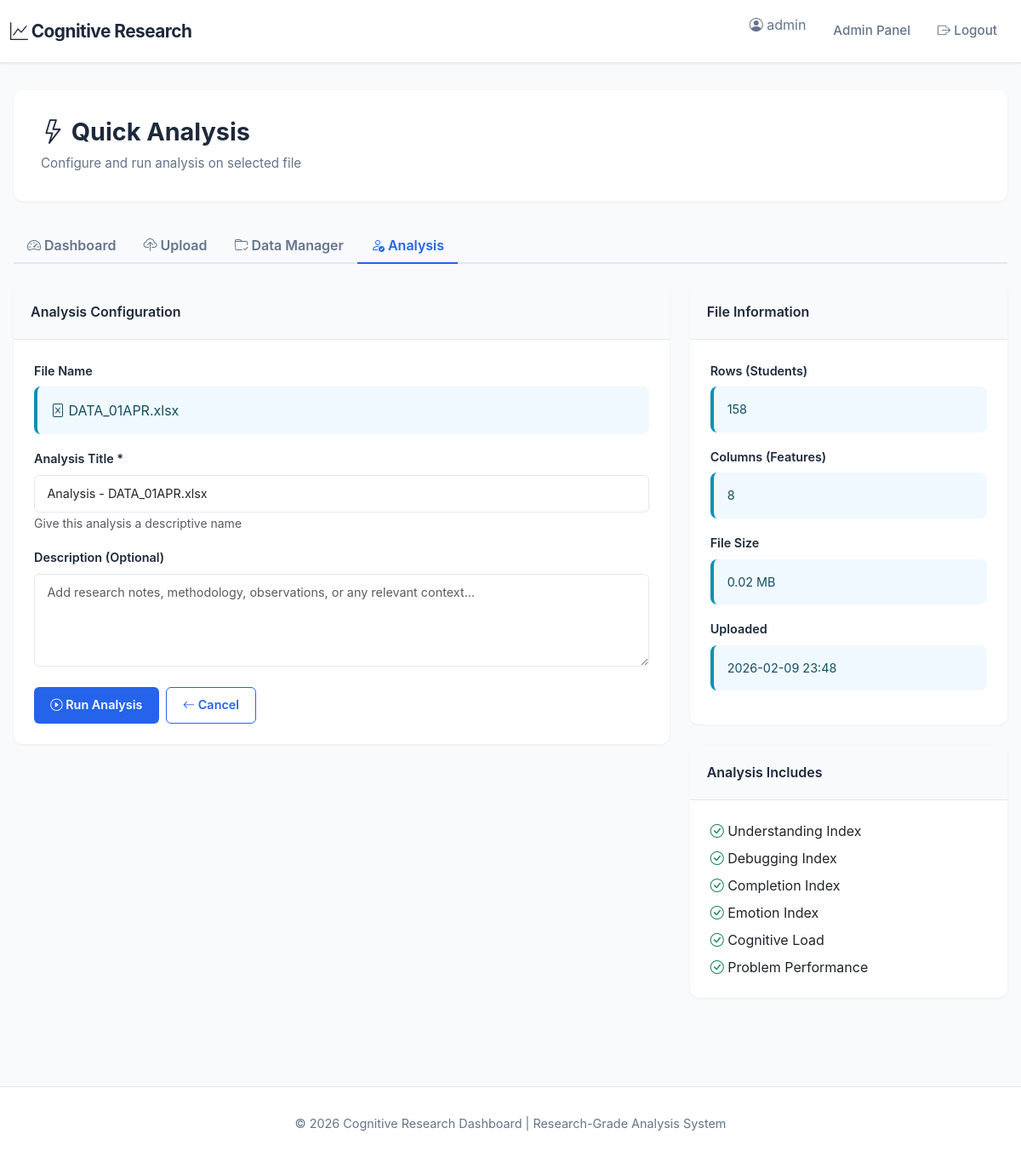
The page /admin/quick-analyze/4 (signed in) on the database its author committed.
### app.py (models this page shows)
class DataFile(db.Model):
    __tablename__ = 'data_files'
    id = db.Column(db.Integer, primary_key=True)
    filename = db.Column(db.String(200), unique=True, nullable=False)
    original_name = db.Column(db.String(200), nullable=False)
    file_path = db.Column(db.String(300), nullable=False)
    uploaded_by = db.Column(db.String(80), nullable=False)
    file_size = db.Column(db.Integer)
    uploaded_at = db.Column(db.DateTime, default=datetime.utcnow)
    is_active = db.Column(db.Boolean, default=True)
    description = db.Column(db.Text)
    rows_count = db.Column(db.Integer)
    columns_count = db.Column(db.Integer)

### app.py (the view, shortened to what this page needs)
@app.route('/admin/quick-analyze/<int:file_id>', methods=['GET', 'POST'])
def admin_quick_analyze(file_id):
    if 'user_id' not in session or session.get('user_type') != 'admin':
        return redirect(url_for('login'))
    data_file = DataFile.query.get(file_id)
    if not data_file:
        flash('File not found', 'danger')
        return redirect(url_for('admin_dashboard'))
    return render_template('admin/quick_analyze.html', file=data_file)

### templates/admin/quick_analyze.html (shortened to what this page needs)
{% extends "base.html" %}
{% block content %}
<div style="margin-bottom: 2rem;">
    <div class="page-header">
        <h1><i class="bi bi-lightning"></i> Quick Analysis</h1>
        <p>Configure and run analysis on selected file</p>
    </div>
</div>
<ul class="nav nav-tabs mb-4">
    <li class="nav-item">
        <a class="nav-link" href="/admin/dashboard">
            <i class="bi bi-speedometer2"></i> Dashboard
        </a>
    </li>
    <li class="nav-item">
        <a class="nav-link" href="/admin/upload">
            <i class="bi bi-cloud-upload"></i> Upload
        </a>
    </li>
    <li class="nav-item">
        <a class="nav-link" href="/admin/data-manager">
            <i class="bi bi-folder-check"></i> Data Manager
        </a>
    </li>
    <li class="nav-item">
        <a class="nav-link active" href="/admin/single-analysis">
            <i class="bi bi-person-check"></i> Analysis
        </a>
    </li>
</ul>
<div class="row">
    <div class="col-lg-8">
        <div class="card">
            <div class="card-header">Analysis Configuration</div>
            <div class="card-body">
                <form method="POST">
                    <div class="form-group mb-3">
                        <label class="form-label">File Name</label>
                        <div class="alert alert-info mb-0">
                            <i class="bi bi-file-excel"></i> {{ file.original_name }}
                        </div>
                    </div>
                    <div class="form-group mb-3">
                        <label class="form-label">Analysis Title *</label>
                        <input type="text" class="form-control" name="title"
                               value="Analysis - {{ file.original_name }}" required>
                        <small class="text-muted">Give this analysis a descriptive name</small>
                    </div>
                    <div class="form-group mb-4">
                        <label class="form-label">Description (Optional)</label>
                        <textarea class="form-control" name="description" rows="4"
                                  placeholder="Add research notes, methodology, observations, or any relevant context..."></textarea>
                    </div>
                    <div class="d-flex gap-2">
                        <button type="submit" class="btn btn-primary btn-lg">
                            <i class="bi bi-play-circle"></i> Run Analysis
                        </button>
                        <a href="/admin/data-manager" class="btn btn-outline-primary btn-lg">
                            <i class="bi bi-arrow-left"></i> Cancel
                        </a>
                    </div>
                </form>
            </div>
        </div>
    </div>
    <div class="col-lg-4">
        <div class="card">
            <div class="card-header">File Information</div>
            <div class="card-body">
                <div class="mb-3">
                    <label class="form-label">Rows (Students)</label>
                    <div class="alert alert-info mb-0" style="font-size: 0.9rem;">{{ file.rows_count }}</div>
                </div>
                <div class="mb-3">
                    <label class="form-label">Columns (Features)</label>
                    <div class="alert alert-info mb-0" style="font-size: 0.9rem;">{{ file.columns_count }}</div>
                </div>
                <div class="mb-3">
                    <label class="form-label">File Size</label>
                    <div class="alert alert-info mb-0" style="font-size: 0.9rem;">{{ "%.2f"|format(file.file_size / 1024 / 1024) }} MB</div>
                </div>
                <div class="mb-3">
                    <label class="form-label">Uploaded</label>
                    <div class="alert alert-info mb-0" style="font-size: 0.9rem;">{{ file.uploaded_at.strftime('%Y-%m-%d %H:%M') }}</div>
                </div>
            </div>
        </div>
        <div class="card mt-3">
            <div class="card-header">Analysis Includes</div>
            <div class="card-body">
                <ul style="list-style: none; padding: 0; margin: 0;">
                    <li class="mb-2"><i class="bi bi-check-circle text-success"></i> Understanding Index</li>
                    <li class="mb-2"><i class="bi bi-check-circle text-success"></i> Debugging Index</li>
                    <li class="mb-2"><i class="bi bi-check-circle text-success"></i> Completion Index</li>
                    <li class="mb-2"><i class="bi bi-check-circle text-success"></i> Emotion Index</li>
                    <li class="mb-2"><i class="bi bi-check-circle text-success"></i> Cognitive Load</li>
                    <li><i class="bi bi-check-circle text-success"></i> Problem Performance</li>
                </ul>
            </div>
        </div>
    </div>
</div>
{% endblock %}

### templates/base.html (shortened to what this page needs)
<!DOCTYPE html>
<html lang="en">
<head>
    <link href="https://cdn.jsdelivr.net/npm/bootstrap@5.3.0/dist/css/bootstrap.min.css" rel="stylesheet">
    <link href="https://cdn.jsdelivr.net/npm/bootstrap-icons@1.11.0/font/bootstrap-icons.css" rel="stylesheet">
    <link href="https://cdn.jsdelivr.net/npm/chartjs-chart-box@1.1.1/dist/chartjs-chart-box.min.css" rel="stylesheet">
    <link href="https://cdn.datatables.net/1.13.7/css/dataTables.bootstrap5.min.css" rel="stylesheet">
    <link href="https://cdn.datatables.net/buttons/2.4.2/css/buttons.bootstrap5.min.css" rel="stylesheet">
</head>
<body>
    <nav class="navbar navbar-expand-lg">
        <div class="container-fluid">
            <a class="navbar-brand" href="/">
                <i class="bi bi-graph-up"></i> Cognitive Research
            </a>
            <div class="collapse navbar-collapse" id="navbarNav">
                <ul class="navbar-nav ms-auto">
                    {% if session.user_id %}
                    <li class="nav-item">
                        <span class="navbar-text" style="color: #64748b; margin-right: 1rem;">
                            <i class="bi bi-person-circle"></i> {{ session.username }}
                        </span>
                    </li>
                    {% if session.user_type == 'admin' %}
                    <li class="nav-item">
                        <a class="nav-link" href="/admin/dashboard">Admin Panel</a>
                    </li>
                    {% else %}
                    <li class="nav-item">
                        <a class="nav-link" href="/user/dashboard">Dashboard</a>
                    </li>
                    {% endif %}
                    <li class="nav-item">
                        <a class="nav-link" href="/logout"><i class="bi bi-box-arrow-right"></i> Logout</a>
                    </li>
                    {% endif %}
                </ul>
            </div>
        </div>
    </nav>
    <div class="container-main">
        {% block content %}{% endblock %}
    </div>
    <footer>
        <p>&copy; 2026 Cognitive Research Dashboard | Research-Grade Analysis System</p>
    </footer>
</body>
</html>

### templates/base.html (style rules this page uses)
:root { --primary: #2563eb; --secondary: #1e40af; --success: #059669; --danger: #dc2626; --warning: #d97706; --info: #0891b2; --light: #f8fafc; --lighter: #f1f5f9; --dark: #1e293b; }
* { margin: 0; padding: 0; box-sizing: border-box; }
body { font-family: 'Inter', 'Segoe UI', Tahoma, Geneva, Verdana, sans-serif; background-color: #f8fafc; color: #1e293b; }
.navbar { background: white; box-shadow: 0 1px 3px rgba(0, 0, 0, 0.08); border-bottom: 1px solid #e2e8f0; padding: 1rem 0; }
.navbar-brand { font-weight: 700; font-size: 1.3rem; color: var(--dark) !important; letter-spacing: -0.5px; }
.navbar-nav .nav-link { color: #64748b !important; margin: 0 0.5rem; font-weight: 500; transition: all 0.3s ease; font-size: 0.95rem; }
.container-main { max-width: 1400px; margin: 0 auto; padding: 2rem 1rem; }
.page-header { background: white; padding: 2rem; border-radius: 10px; margin-bottom: 2rem; box-shadow: 0 1px 3px rgba(0, 0, 0, 0.06); }
.page-header h1 { font-size: 1.8rem; font-weight: 700; color: var(--dark); margin-bottom: 0.5rem; }
.page-header p { color: #64748b; margin: 0; font-size: 0.95rem; }
.card { border: none; border-radius: 10px; box-shadow: 0 1px 3px rgba(0, 0, 0, 0.06); transition: all 0.3s ease; overflow: hidden; margin-bottom: 1.5rem; }
.card-header { background: #f8fafc; border-bottom: 1px solid #e2e8f0; padding: 1.25rem; font-weight: 600; color: var(--dark); font-size: 1rem; }
.card-body { padding: 1.5rem; }
.btn { border-radius: 6px; font-weight: 600; padding: 0.6rem 1.2rem; font-size: 0.9rem; transition: all 0.3s ease; border: none; }
.btn-primary { background: var(--primary); color: white; }
.btn-outline-primary { border: 1px solid var(--primary); color: var(--primary); }
.form-label { font-weight: 600; color: var(--dark); margin-bottom: 0.5rem; font-size: 0.9rem; }
.form-control, .form-select { border: 1px solid #e2e8f0; border-radius: 6px; padding: 0.65rem 0.9rem; font-size: 0.9rem; transition: all 0.3s ease; }
.alert { border: none; border-radius: 8px; border-left: 4px solid; padding: 1rem; }
.alert-info { background: #f0f9ff; border-left-color: var(--info); color: #164e63; }
footer { background: white; border-top: 1px solid #e2e8f0; padding: 2rem; margin-top: 3rem; color: #64748b; font-size: 0.9rem; text-align: center; }
.nav-tabs { border-bottom: 2px solid #e2e8f0; }
.nav-tabs .nav-link { color: #64748b; border: none; font-weight: 600; border-bottom: 2px solid transparent; margin-bottom: -2px; }
.nav-tabs .nav-link.active { border-color: var(--primary); color: var(--primary); background: none; }

### rows shown on the page
DataFile: username "admin", original_name "DATA_01APR.xlsx", title "Analysis - DATA_01APR.xlsx", rows_count "158", columns_count "8", file.file_size/1024/1024 "0.02", uploaded_at "2026-02-09 23:48"
